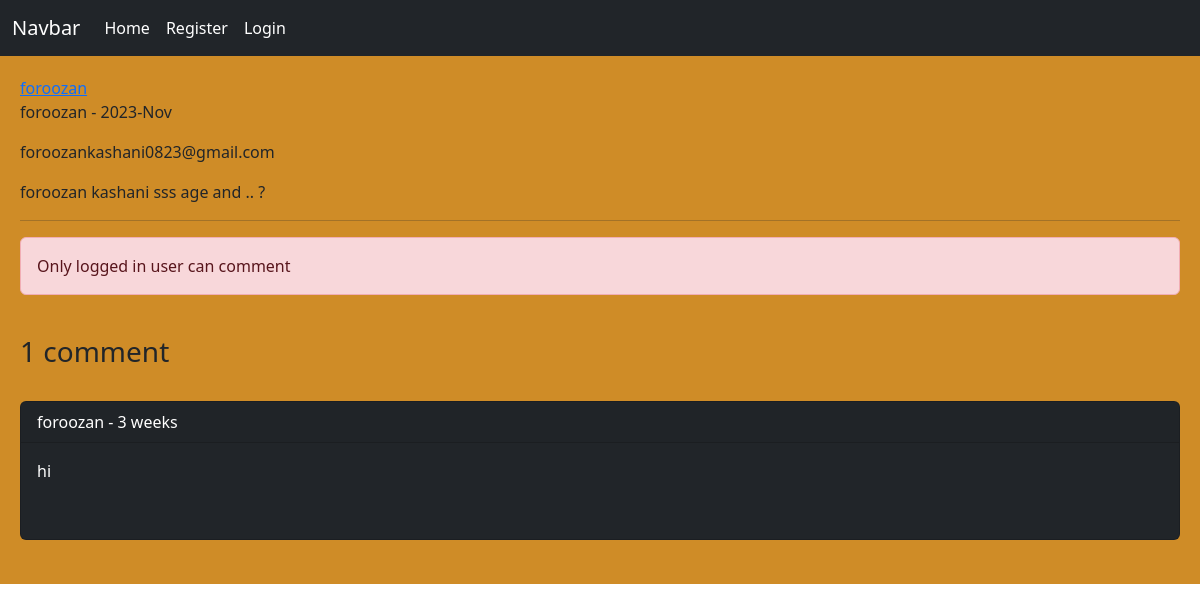
Screenshot of /post/1/foroozan-kashani-sss-age-and/ with the database file from the repository.
### home/models.py (models this page shows, shortened)
class Post(models.Model):
    user = models.ForeignKey(User, on_delete=models.CASCADE , related_name='posts')  # You can specify a valid user's ID as the default.
    body = models.TextField()
    slug = models.SlugField()
    updated=models.DateTimeField(auto_now=True)
    created=models.DateTimeField(auto_now_add=True)
    class Meta:
        ordering = ('-created' , )

class Comment(models.Model):
    user = models.ForeignKey(User , on_delete=models.CASCADE , related_name='ucomment' )
    post = models.ForeignKey(Post , on_delete=models.CASCADE , related_name='pcomment' )
    reply = models.ForeignKey('self' , on_delete=models.CASCADE , related_name='rcomment' , blank=True , null=True ) #نزارری گیر میده که باید پر کنی
    is_reply = models.BooleanField(default=False)
    body = models.TextField(max_length=400)
    created = models.DateTimeField(auto_now_add=True)

### home/views.py (the view, shortened to what this page needs)
# urls.py: path('post/<int:post_id>/<slug:post_slug>/', views.PostDetailView.as_view() , name='post_detail'),
class PostDetailView(View):
    form_class=CommentCreateForm
    form_class_reply=CommentReplyForm
    def setup(self, request , *args , **kwargs ) :  #کمتر وصل بشیم دیتابیس
        self.post_instance=get_object_or_404(Post , pk=kwargs['post_id'] , slug=kwargs['post_slug'])
        return super().setup(request, *args, **kwargs)
    def get(self,request, *args, **kwargs):
        comments = self.post_instance.pcomment.filter(is_reply=False)
        can_like=False
        if request.user.is_authenticated and self.post_instance.user_can_like(request.user):
            can_like=True
        return render(request , 'home/detail.html' , {'post':self.post_instance , 'comments':comments ,'form': self.form_class , 'reply_form':self.form_class_reply , 'can_like':can_like })

### home/templates/home/detail.html (shortened to what this page needs)
{% extends 'base.html' %}
    {% block content %}
        <a href="{% url  'account:user_profile' post.user.id %}"> {{post.user.username}}  </a>
        <p> {{post.user.username}} - {{post.updated | date:"Y-M"}} </p>
        <p> {{post.user.email}} </p>
        <p> {{post.body}} </p>
        <hr/>
        {% if request.user.is_authenticated %}
            <form action="" method="post" >
                <a href="{% url 'home:post_like'  post.id %}" class=" {%if can_like %} disabled {%endif%} btn btn-primary col-md-2" >Like {{post.likes_count}} </a>
                {% csrf_token %}
                {{ form.as_p }}
                <input type="submit" value="send" >
                <br>
            </form>
        {% else %}
            <p class="alert alert-danger"> Only logged in user can comment </p>
        {% endif %}
        <br>
        {% if comments.count == 1 %}
            <h3>{{ comments.count }} comment</h3>
        {% elif comments.count == 0  %}
            <h3> </h3>
        {% else %}
            <h3>{{ comments.count }} comments</h3>
        {% endif %}
        <br>
        {% for comment in comments %}
            <div class="card bg-dark text-white" >
                <p class="card-header"> {{comment.user}} - {{ comment.created |timesince }}  </p>
                <p class="card-body"> {{comment.body}} </p>
                <br>
            </div>
            <br>
        {% empty %}
            <p> No comments yet !</p>
        {% endfor %}
    {% endblock %}

### rows the page displays
Post: user.username "foroozan", updated "2023-Nov", user.email "foroozankashani0823@gmail.com", body "foroozan kashani sss age and .. ?"
Comment: user "foroozan", created "3 weeks", body "hi"

### other values shown
{{ comments.count }} "1"
